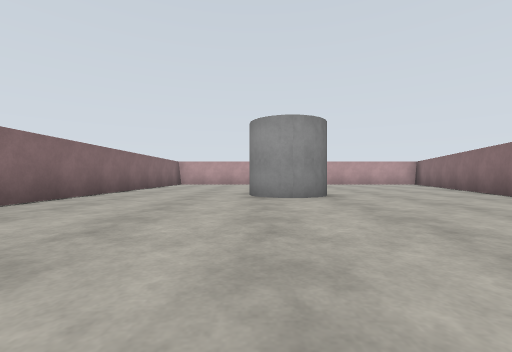
[1] (above)

24 first-person views from a walk through a world built for the Gazebo simulator. The camera is 0.94 m above the floor, looks level and sees 90° across. The floor is counted in squares, 2.5 m on a side. Each view is taken from the middle of a square. On the plan, view 1 faces up. The plan holds only what a view shows up to about 9 squares ahead; the rest is blank. The place goes on beyond the plan.

[2]
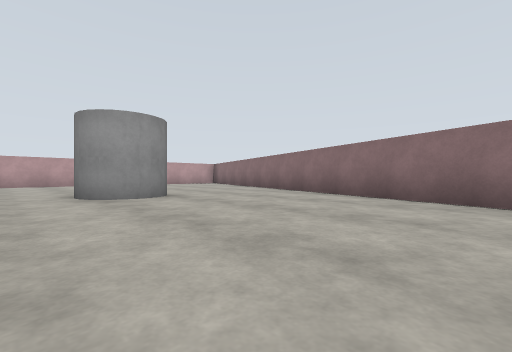

[3]
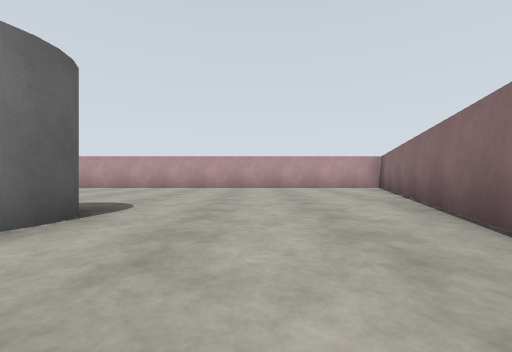

[4]
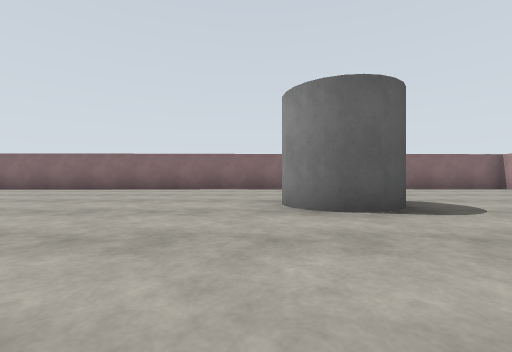

[5]
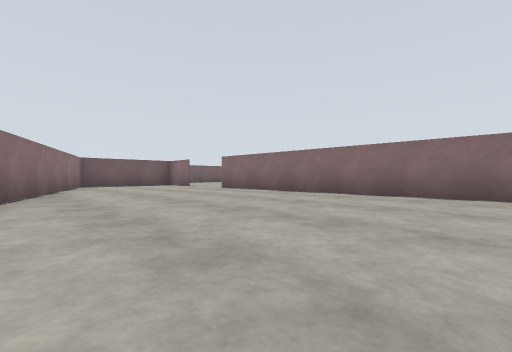

[6]
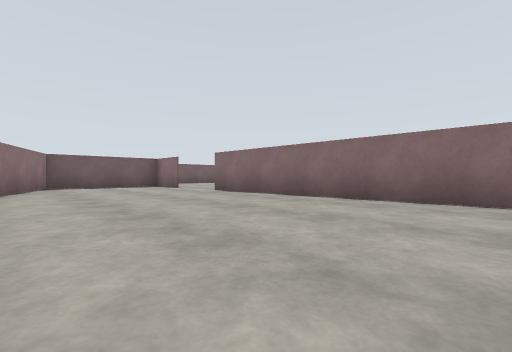

[7]
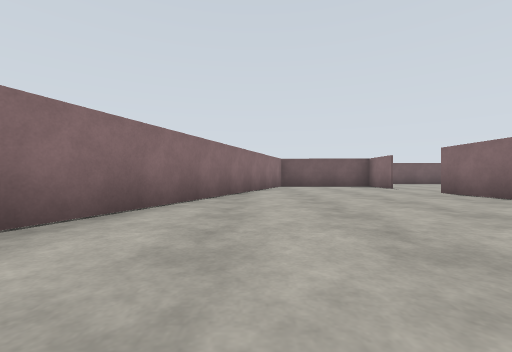

[8]
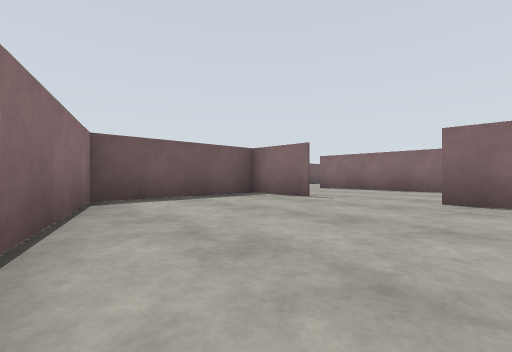

[9]
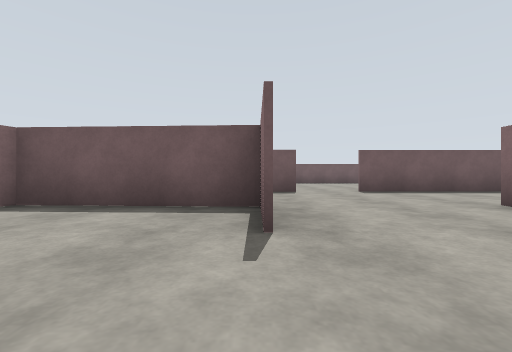

[10]
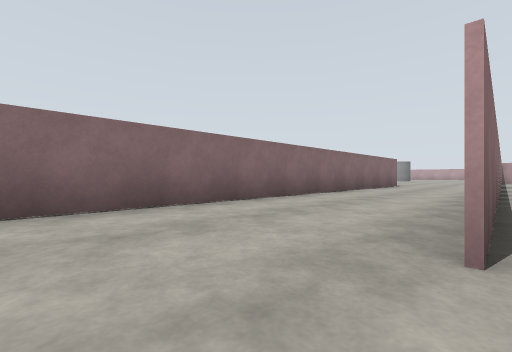

[11]
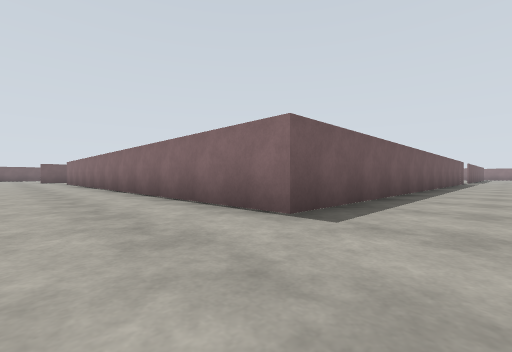

[12]
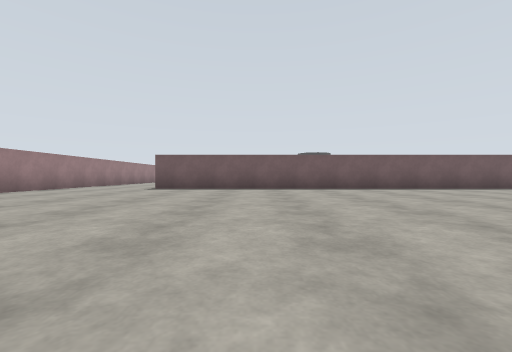

[13]
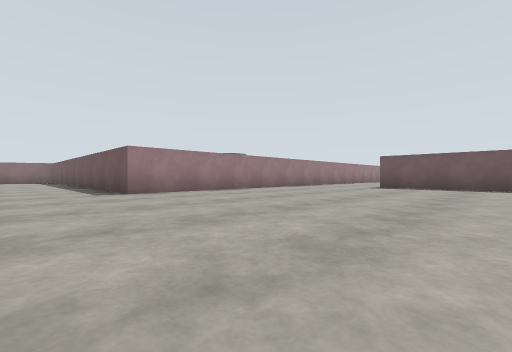

[14]
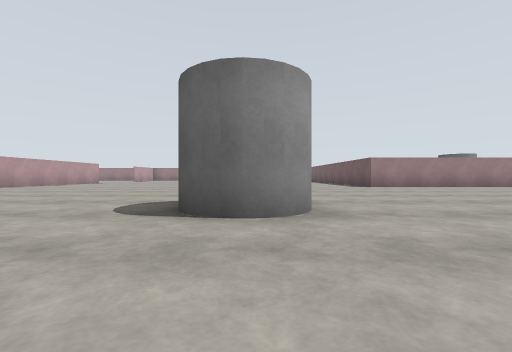

[15]
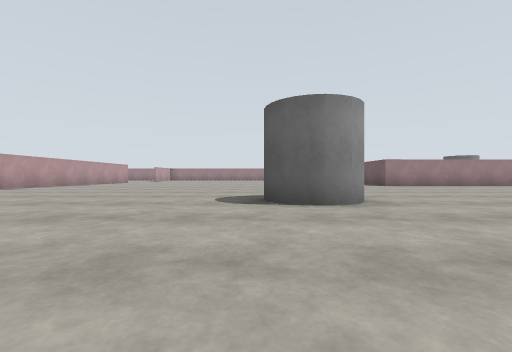

[16]
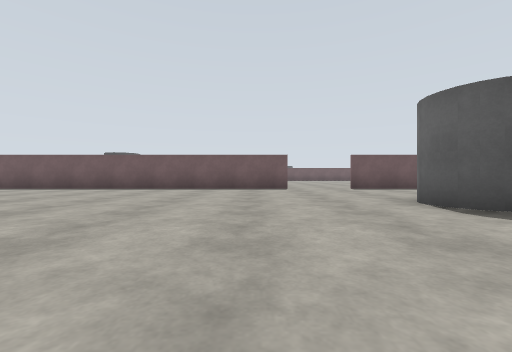

[17]
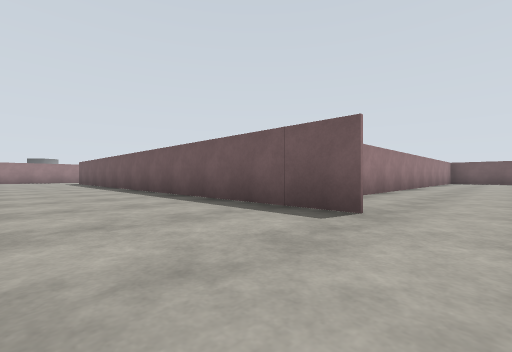

[18]
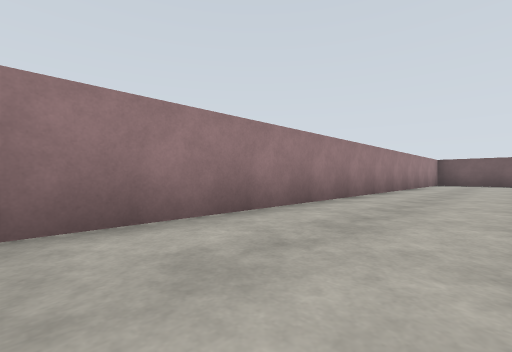

[19]
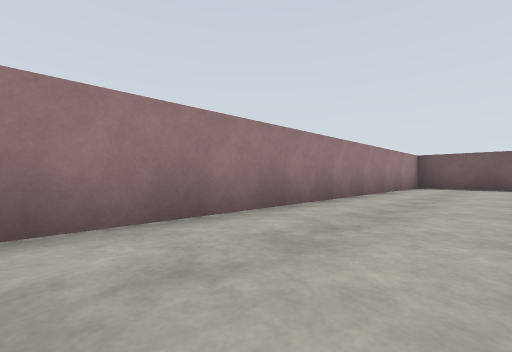

[20]
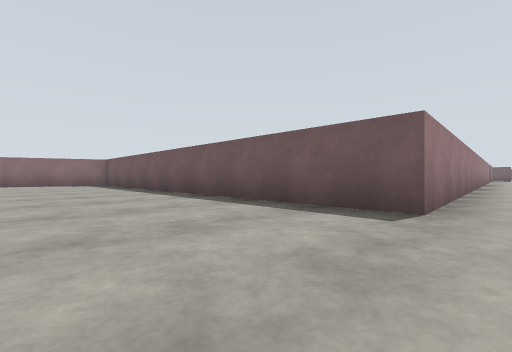

[21]
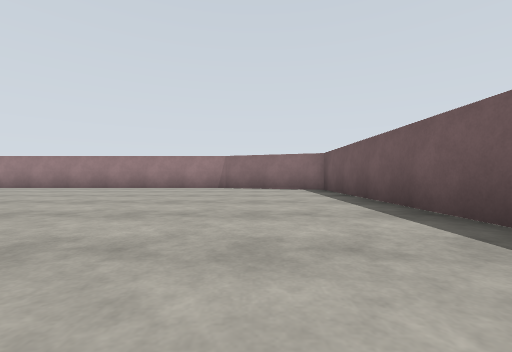

[22]
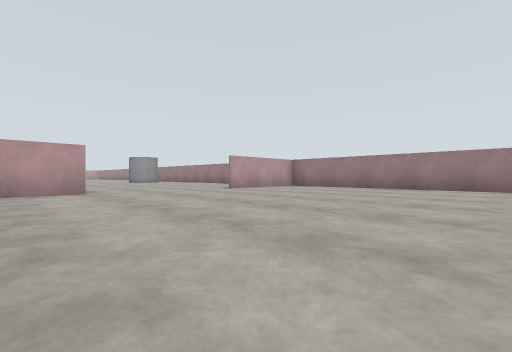

[23]
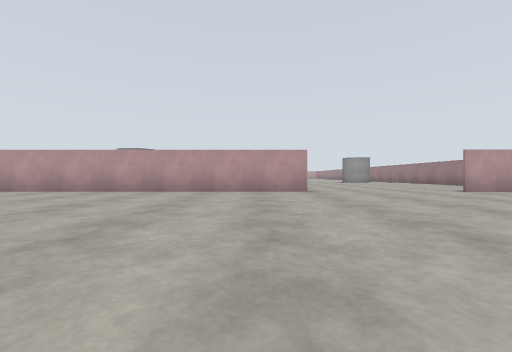

[24]
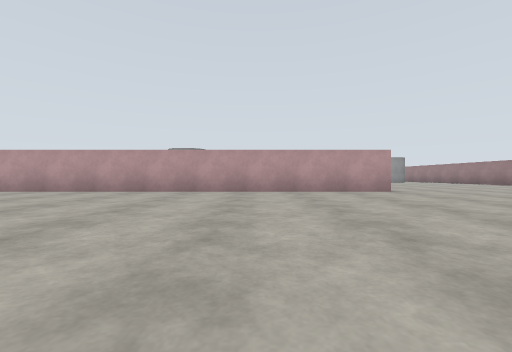

### Floor plan
Points are (right, up) in squares from view 1. A wall is a line through its corners. A room is listed if a view was taken in it or the views show most of it. See-through windows are left out.
Room 1 (views 1, 2, 3, 4, 5, 6, 7, 8, 9, 10)
walls: (-3, -6.6) (-3, -8.1) (0.1, -8.3) (7, 11.1) (-3.3, 11.1) (-3.1, -4.7)
ways out: opening at (-3, -5.5) to room 2
objects: grey cylinder (0, 5) to (1, 6)
Room 2 (views 11, 12, 13, 14, 15, 16, 17, 18, 19, 20, 21, 22, 23, 24)
walls: (-3.3, 2.4) (-3.4, 11.1) (7, 11.1) (8, 14) (8, 21.8); (1.2, 23.1) (-8.1, 23.1); (-19, 4.4) (-6, 4.4) (-6.1, -6.4); (6.7, 23.1) (4.9, 23.1); (-20, -8) (-18, -8) (-18, 4.5)
ways out: opening at (-3, -5.5) to room 1; opening at (-4.5, -7.5); opening at (3, 23)
objects: grey cylinder (-20, 9); grey cylinder (-9, 15) to (-9, 16)

Where each view was taken, in squares from view 1:
view 1: 0 up, 0 right, facing up
view 2: 0 up, 1 left, facing up-right
view 3: 3 up, 3 right, facing up
view 4: 4 up, 4 right, facing left
view 5: 2 up, 2 right, facing down-left
view 6: 1 up, 1 right, facing down-left
view 7: 1 up, 1 right, facing down
view 8: 4 down, 1 right, facing down-left
view 9: 5 down, 3 left, facing down
view 10: 6 down, 3 left, facing up-left
view 11: 6 up, 4 left, facing down-left
view 12: 12 up, 9 left, facing down
view 13: 13 up, 9 left, facing down-right
view 14: 15 up, 12 left, facing right
view 15: 16 up, 13 left, facing right
view 16: 12 up, 18 left, facing down
view 17: 7 up, 20 left, facing down-right
view 18: 4 up, 20 left, facing down-right
view 19: 1 up, 20 left, facing down-right
view 20: 14 up, 4 left, facing down-right
view 21: 13 up, 0 right, facing right
view 22: 17 up, 0 right, facing up-right
view 23: 17 up, 0 right, facing up
view 24: 17 up, 2 left, facing up
